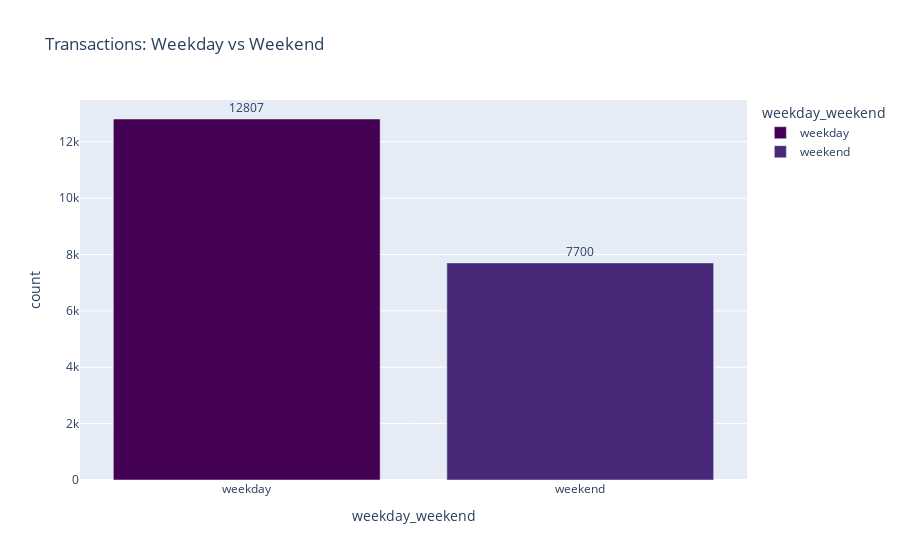

Notebook source saved alongside this figure:
### Code cell
#BAsic EDA
week_counts = df['weekday_weekend'].value_counts().reset_index()
week_counts.columns = ['weekday_weekend', 'count']

fig = px.bar(
    week_counts,
    x='weekday_weekend',
    y='count',
    title='Transactions: Weekday vs Weekend',
    text='count',
    color='weekday_weekend',
    color_discrete_sequence=px.colors.sequential.Viridis
)
fig.update_traces(textposition='outside')
fig.show()

### Figure 1 — Plotly figure (JSON) as saved in the notebook; plotly's stock layout.template omitted (floating-point values rounded to 4 significant figures)
{"data": [{"alignmentgroup": "True", "hovertemplate": "weekday_weekend=%{x}<br>count=%{text}<extra></extra>", "legendgroup": "weekday", "marker": {"color": "#440154", "pattern": {"shape": ""}}, "name": "weekday", "offsetgroup": "weekday", "orientation": "v", "showlegend": true, "text": [12807], "textposition": "outside", "type": "bar", "x": ["weekday"], "xaxis": "x", "y": [12807], "yaxis": "y"}, {"alignmentgroup": "True", "hovertemplate": "weekday_weekend=%{x}<br>count=%{text}<extra></extra>", "legendgroup": "weekend", "marker": {"color": "#482878", "pattern": {"shape": ""}}, "name": "weekend", "offsetgroup": "weekend", "orientation": "v", "showlegend": true, "text": [7700], "textposition": "outside", "type": "bar", "x": ["weekend"], "xaxis": "x", "y": [7700], "yaxis": "y"}], "layout": {"autosize": true, "barmode": "relative", "legend": {"title": {"text": "weekday_weekend"}, "tracegroupgap": 0}, "title": {"text": "Transactions: Weekday vs Weekend"}, "xaxis": {"anchor": "y", "autorange": true, "categoryarray": ["weekday", "weekend"], "categoryorder": "array", "domain": [0, 1], "range": [-0.5, 1.5], "title": {"text": "weekday_weekend"}, "type": "category"}, "yaxis": {"anchor": "x", "autorange": true, "domain": [0, 1], "range": [0, 13480.0], "title": {"text": "count"}, "type": "linear"}}}
